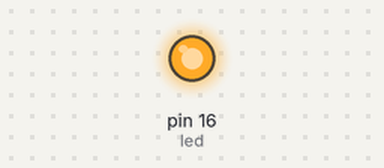
Simulated run of this sketch. Board: Arduino Uno, built with avr-gcc and run on an emulated ATmega328P. Parts: output pins drawn as LEDs (lit = HIGH).

Above: at 0.1 s.
Timing chart, 0 to 1.6 s (numbered marks = the images above):
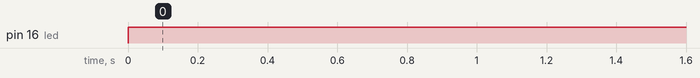

The sketch:

sketch_sep21a.ino
```cpp
int led = 16;
void setup() {
  // put your setup code here, to run once:
  pinMode(led, OUTPUT);

}
void loop() {
  digitalWrite(led, 1);

}
```

Measured:
- by itself, pin 16 (led): LOW → HIGH at 0.00 s
